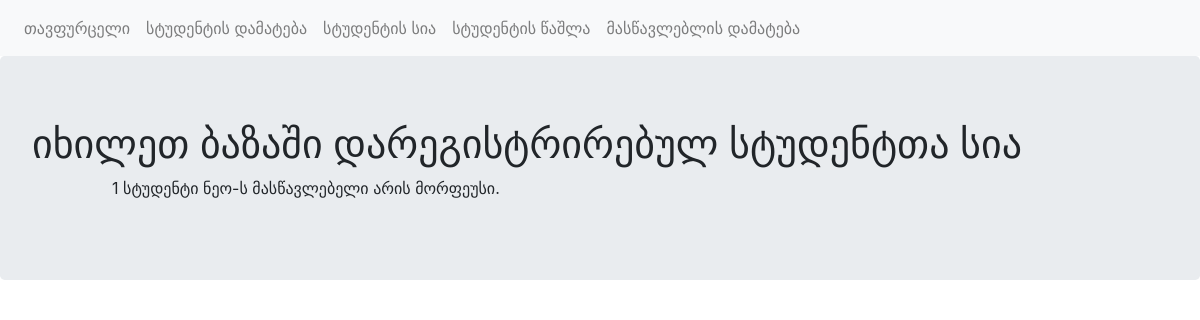
Page /students/list on the earlier database version.
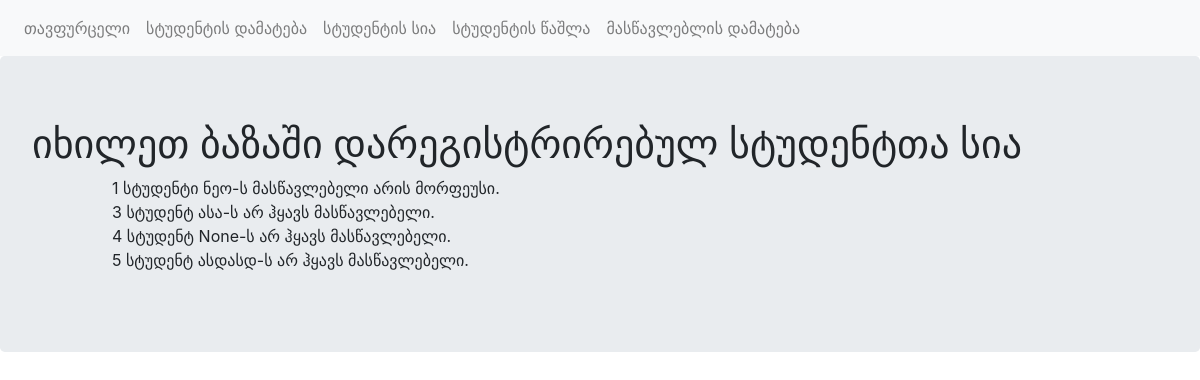
Same page on the later database version.
### myproject/models.py (models this page shows, shortened)
class Student(db.Model):
    __tablename__ = "students"
    id = db.Column(db.Integer, primary_key=True)
    name = db.Column(db.String)
    teacher = db.relationship('Teacher', backref="student", uselist=False)
    def __repr__(self):
        if self.teacher:
            return f"სტუდენტი {self.name}-ს მასწავლებელი არის {self.teacher.name}."
        else:
            return f"სტუდენტ {self.name}-ს არ ჰყავს მასწავლებელი."

class Teacher(db.Model):
    id = db.Column(db.Integer, primary_key=True)
    student_id = db.Column(db.Integer, db.ForeignKey('students.id'))
    name = db.Column(db.String)

### myproject/students/views.py (the view)
@student_blueprint.route('/list')
def list():
    students = Student.query.all()
    return render_template('list.html', students=students)

### myproject/students/templates/students/list.html
{% extends "base.html" %}
{% block content %}
    <div class="jumbotron">
    <h1>იხილეთ ბაზაში დარეგისტრირებულ სტუდენტთა სია</h1>
        <ol>
            {% for student in students %}
                <ul>{{ student.id }} {{ student }}</ul>
            {% endfor %}
        </ol>
    </div>
{% endblock %}

### myproject/templates/base.html (shortened to what this page needs)
<!DOCTYPE html>
<html lang="en">
<head>
    <link rel="stylesheet" href="https://stackpath.bootstrapcdn.com/bootstrap/4.5.2/css/bootstrap.min.css">
</head>
<body>
    <nav class="navbar navbar-expand-lg navbar-light bg-light">
    <div class="navbar-nav">
      <a class="nav-item nav-link" href="{{ url_for('index') }}">თავფურცელი</a>
      <a class="nav-item nav-link" href="{{ url_for('students.add') }}">სტუდენტის დამატება</a>
      <a class="nav-item nav-link" href="{{ url_for('students.list') }}">სტუდენტის სია</a>
      <a class="nav-item nav-link" href="{{ url_for('students.delete') }}">სტუდენტის წაშლა</a>
      <a class="nav-item nav-link" href="{{ url_for('teachers.add') }}">მასწავლებლის დამატება</a>
    </div>
    </nav>
    {% block content %}
    {% endblock %}
</body>
</html>

Differences in the rows shown:
added Student: id "3", name "სტუდენტ ასა-ს არ ჰყავს მასწავლებელი."
added Student: id "4", name "სტუდენტ None-ს არ ჰყავს მასწავლებელი."
added Student: id "5", name "სტუდენტ ასდასდ-ს არ ჰყავს მასწავლებელი."
